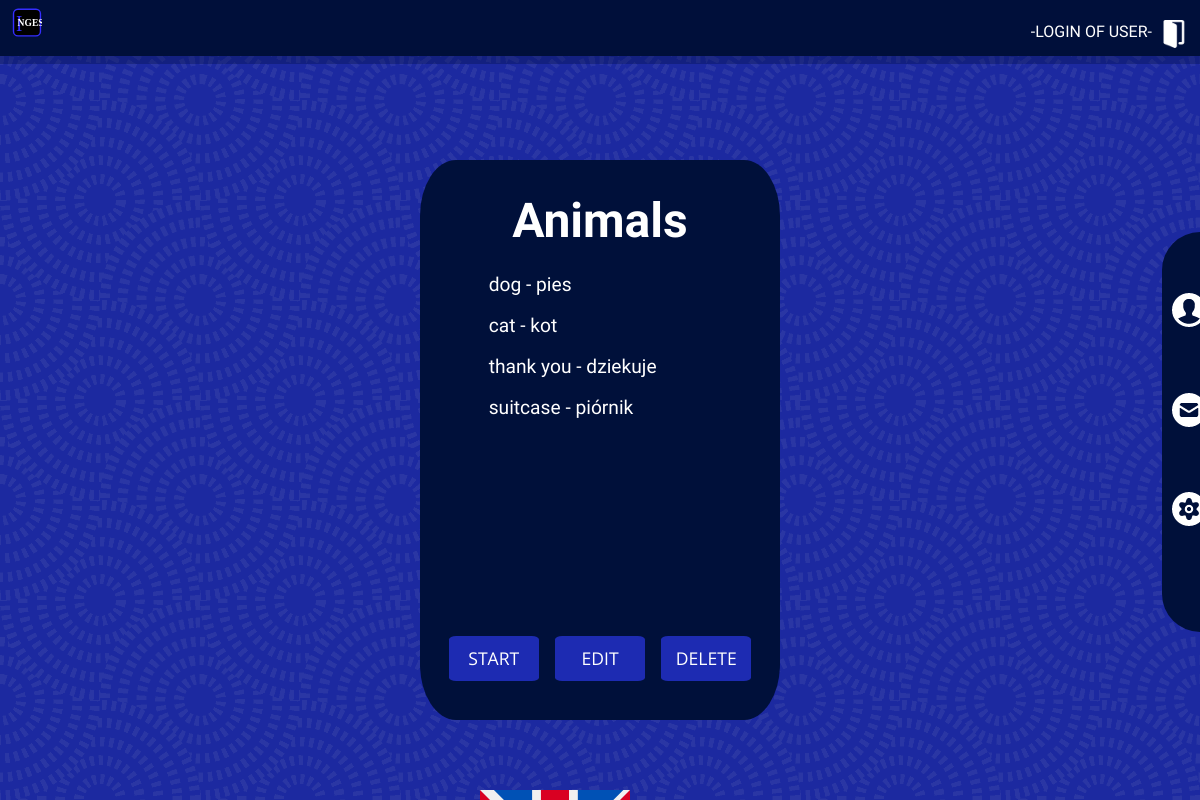
The app's page /set/1/, older data.
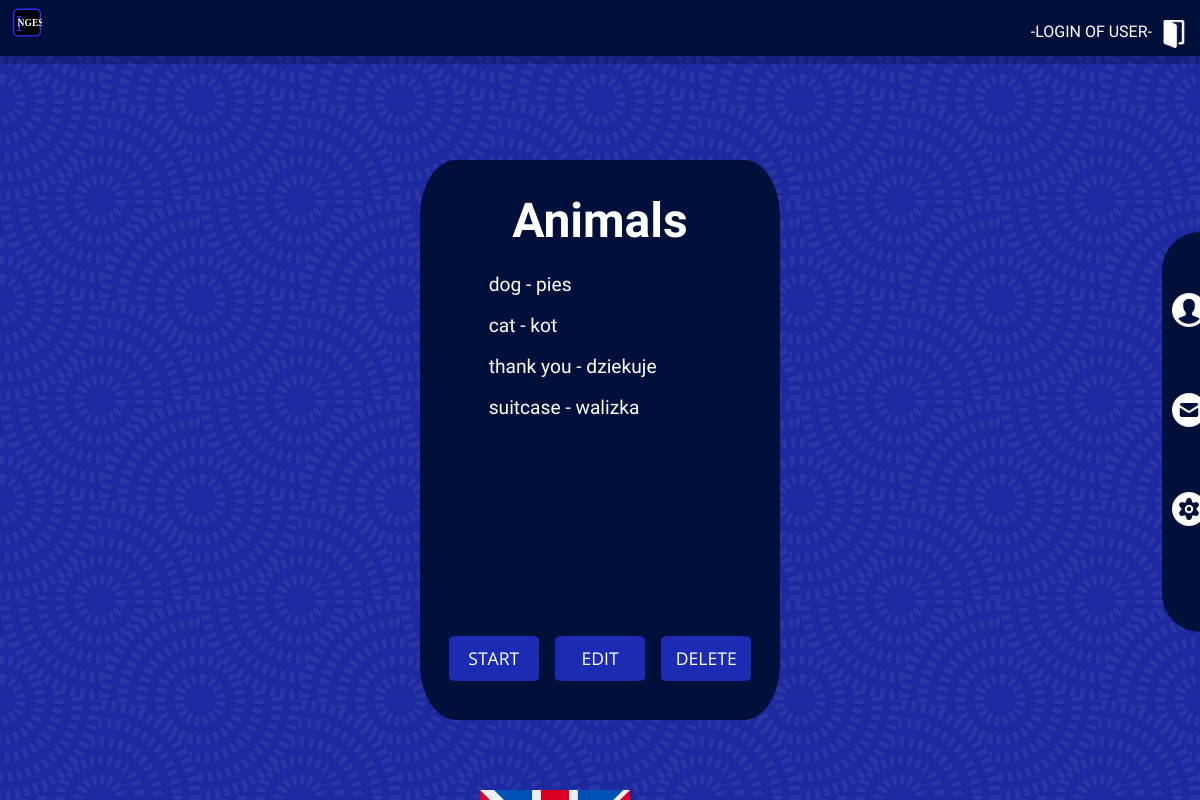
The same page, newer data.
### words_manager/models.py (models this page shows)
class Word(models.Model):
    set_FK = models.ForeignKey(Set, on_delete=models.CASCADE)
    ''' --- Memobox Legend ---
            0       is not already learning
            1 - 5   is in memobex
            6       words have learned
    '''
    memobox = models.IntegerField(default=1)
    foreign_word = models.CharField(max_length=30)
    native_word = models.CharField(max_length=30)
    native_word_other = models.TextField(blank=True, default='')
    foreign_example = models.TextField(blank=True, default='')
    native_example = models.TextField(blank=True, default='')
    def __str__(self):
        return self.foreign_word

### words_manager/views.py (the view)
# urls.py: path('<int:set_id>/', views.set_display, name='set_display'),
def set_display(request, set_id):
    spec_set = get_object_or_404(Set, pk=set_id)
    words = spec_set.word_set.all()
    context = {'set': spec_set, 'words': words}
    return render(request, 'words_manager/set_display.html', context)

### words_manager/models.py (called while the page is built)
    def __str__(self):
        return self.name

### words_manager/templates/words_manager/set_display.html
{% extends "words_manager/base.html" %}
{% load static %}
{% block head %}
    <link rel="stylesheet" href="{% static 'words_manager/css/set_display.css' %}" type="text/css"/>
{% endblock head %}
{% block content %}
    <div id="specific_set_content">
        <section>
        <div id="specific_set_rectangle">
            <header>
                <h1 id="specific_set_title_row_h1">{{set}}</h1>
            </header>
            <article>
            <div id="words_list">
                <ul id="words_list_ul">
                    {% for word in words %}
                        <li class="specific_set_list_li">{{ word }} - {{ word.native_word }}</li>
                    {% empty %}
                        <li class="specific_set_list_li">Set {{ set }} is empty</li>
                    {% endfor %}
                </ul>
            </div>
            </article>
            <article>
                <button id="start_button">START</button>
                <a href="{% url 'words_manager:set_edit' set.id %}"><button id="edit_button">EDIT</button></a>
                <button id="delete_button">DELETE</button>
            </article>
        </div>
        </section>
    </div>
{% endblock content %}

Row changes from the older to the newer data that the page shows:
changed Word "suitcase": native_word "piórnik" → "walizka"
